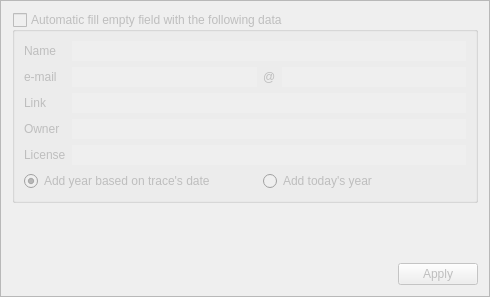
<?xml version="1.0" encoding="UTF-8"?>
<ui version="4.0">
 <class>DisplayInformationOptionsFrame</class>
 <widget class="QFrame" name="DisplayInformationOptionsFrame">
  <property name="geometry">
   <rect>
    <x>0</x>
    <y>0</y>
    <width>490</width>
    <height>297</height>
   </rect>
  </property>
  <property name="windowTitle">
   <string>Frame</string>
  </property>
  <property name="frameShape">
   <enum>QFrame::StyledPanel</enum>
  </property>
  <property name="frameShadow">
   <enum>QFrame::Raised</enum>
  </property>
  <layout class="QVBoxLayout" name="verticalLayout">
   <item>
    <widget class="QGroupBox" name="groupBoxAutoFill">
     <property name="enabled">
      <bool>false</bool>
     </property>
     <property name="title">
      <string>Automatic fill empty field with the following data</string>
     </property>
     <property name="checkable">
      <bool>true</bool>
     </property>
     <property name="checked">
      <bool>false</bool>
     </property>
     <layout class="QGridLayout" name="gridLayout_2">
      <property name="margin">
       <number>0</number>
      </property>
      <property name="spacing">
       <number>0</number>
      </property>
      <item row="0" column="0">
       <widget class="QFrame" name="frame">
        <property name="enabled">
         <bool>false</bool>
        </property>
        <property name="frameShape">
         <enum>QFrame::NoFrame</enum>
        </property>
        <property name="frameShadow">
         <enum>QFrame::Raised</enum>
        </property>
        <layout class="QGridLayout" name="gridLayout_3">
         <item row="0" column="0">
          <widget class="QLabel" name="labelName">
           <property name="text">
            <string>Name</string>
           </property>
          </widget>
         </item>
         <item row="0" column="1" colspan="3">
          <widget class="QLineEdit" name="lineEditAuthorName">
           <property name="frame">
            <bool>false</bool>
           </property>
          </widget>
         </item>
         <item row="1" column="0">
          <widget class="QLabel" name="labelEMail">
           <property name="text">
            <string>e-mail</string>
           </property>
          </widget>
         </item>
         <item row="1" column="1">
          <widget class="QLineEdit" name="lineEditEMailId">
           <property name="frame">
            <bool>false</bool>
           </property>
          </widget>
         </item>
         <item row="1" column="2">
          <widget class="QLabel" name="labelAt">
           <property name="text">
            <string>@</string>
           </property>
          </widget>
         </item>
         <item row="1" column="3">
          <widget class="QLineEdit" name="lineEditEMailDomain">
           <property name="frame">
            <bool>false</bool>
           </property>
          </widget>
         </item>
         <item row="2" column="0">
          <widget class="QLabel" name="labelLink">
           <property name="text">
            <string>Link</string>
           </property>
          </widget>
         </item>
         <item row="2" column="1" colspan="3">
          <widget class="QLineEdit" name="lineEditLink">
           <property name="frame">
            <bool>false</bool>
           </property>
          </widget>
         </item>
         <item row="3" column="0">
          <widget class="QLabel" name="labelOwner">
           <property name="text">
            <string>Owner</string>
           </property>
          </widget>
         </item>
         <item row="3" column="1" colspan="3">
          <widget class="QLineEdit" name="lineEditOwner">
           <property name="frame">
            <bool>false</bool>
           </property>
          </widget>
         </item>
         <item row="5" column="0" colspan="2">
          <widget class="QRadioButton" name="radioButton">
           <property name="text">
            <string>Add year based on trace's date</string>
           </property>
           <property name="checked">
            <bool>true</bool>
           </property>
          </widget>
         </item>
         <item row="5" column="2" colspan="2">
          <widget class="QRadioButton" name="radioButton_2">
           <property name="text">
            <string>Add today's year</string>
           </property>
          </widget>
         </item>
         <item row="4" column="0">
          <widget class="QLabel" name="labelLicense">
           <property name="text">
            <string>License</string>
           </property>
          </widget>
         </item>
         <item row="4" column="1" colspan="3">
          <widget class="QLineEdit" name="lineEditLicense">
           <property name="frame">
            <bool>false</bool>
           </property>
          </widget>
         </item>
        </layout>
       </widget>
      </item>
     </layout>
    </widget>
   </item>
   <item>
    <spacer name="verticalSpacer">
     <property name="orientation">
      <enum>Qt::Vertical</enum>
     </property>
     <property name="sizeHint" stdset="0">
      <size>
       <width>20</width>
       <height>40</height>
      </size>
     </property>
    </spacer>
   </item>
   <item>
    <widget class="QDialogButtonBox" name="buttonBox">
     <property name="enabled">
      <bool>false</bool>
     </property>
     <property name="standardButtons">
      <set>QDialogButtonBox::Apply</set>
     </property>
    </widget>
   </item>
  </layout>
 </widget>
 <resources/>
 <connections>
  <connection>
   <sender>groupBoxAutoFill</sender>
   <signal>toggled(bool)</signal>
   <receiver>frame</receiver>
   <slot>setEnabled(bool)</slot>
   <hints>
    <hint type="sourcelabel">
     <x>54</x>
     <y>20</y>
    </hint>
    <hint type="destinationlabel">
     <x>21</x>
     <y>83</y>
    </hint>
   </hints>
  </connection>
 </connections>
</ui>
